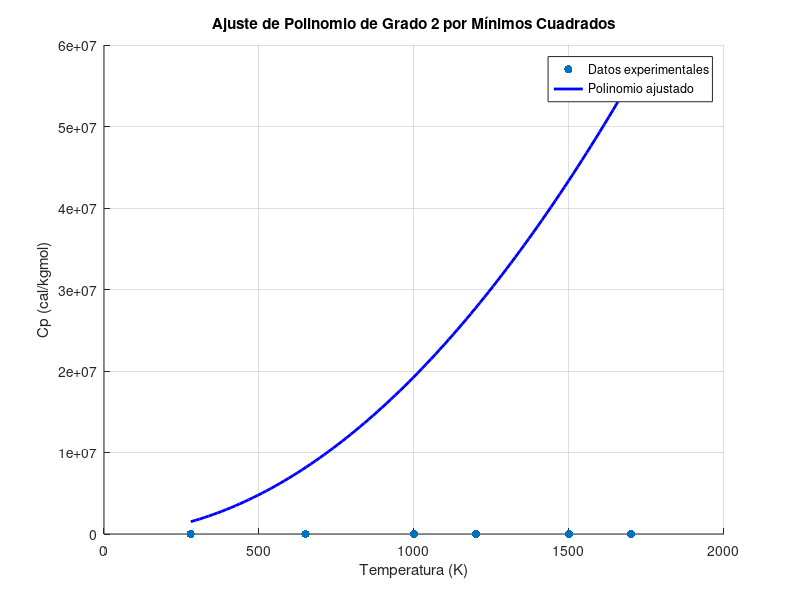

MATLAB code for this plot:
% MINIMOS CUADRADOS DE UN POLINOMIO DE GRADO N

% Datos del problema
x = [280 650 1000 1200 1500 1700];  % Temperatura (K)
y = [32.7 45.4 52.15 53.7 52.9 50.3];  % Cp (cal/kgmol)

n = 2; % Grado del polinomio

% Construcción de la matriz del sistema de ecuaciones
X = ones(length(x), n+1);  
for i = 2:n+1
    X(:,i) = x.^(n+2-i); 
end

% Resolución del sistema por mínimos cuadrados
theta = X\y'; 

% Mostrar la ecuación del polinomio ajustado
fprintf('La ecuación del polinomio ajustado es: Cp(T) = ');
for i = 1:n+1
    fprintf('%.4f T^%d', theta(i), n-i+1);
    if i < n+1
        fprintf(' + ');
    end
end
fprintf('\n');

% Graficar los datos y la curva ajustada
figure;
scatter(x, y, 'ro', 'filled'); % Puntos experimentales
hold on;
x_fit = linspace(min(x), max(x), 100); 
y_fit = 0;
for i = 1:n+1
    y_fit = y_fit + theta(i) * x_fit.^(n-i+1); % Evaluar el polinomio ajustado
end
plot(x_fit, y_fit, 'b-', 'LineWidth', 2); 

% Etiquetas y título
xlabel('Temperatura (K)');
ylabel('Cp (cal/kgmol)');
title(['Ajuste de Polinomio de Grado ', num2str(n), ' por Mínimos Cuadrados']);
legend('Datos experimentales', 'Polinomio ajustado', 'Location', 'Best');
grid on;
hold off;

% Calcular el error cuadrático total
y_pred = 0; 
for i = 1:n+1
    y_pred = y_pred + theta(i) * x.^(n-i+1); 
end
error = sum((y - y_pred).^2); 
fprintf('El error cuadrático total es: %.4f\n', error);
